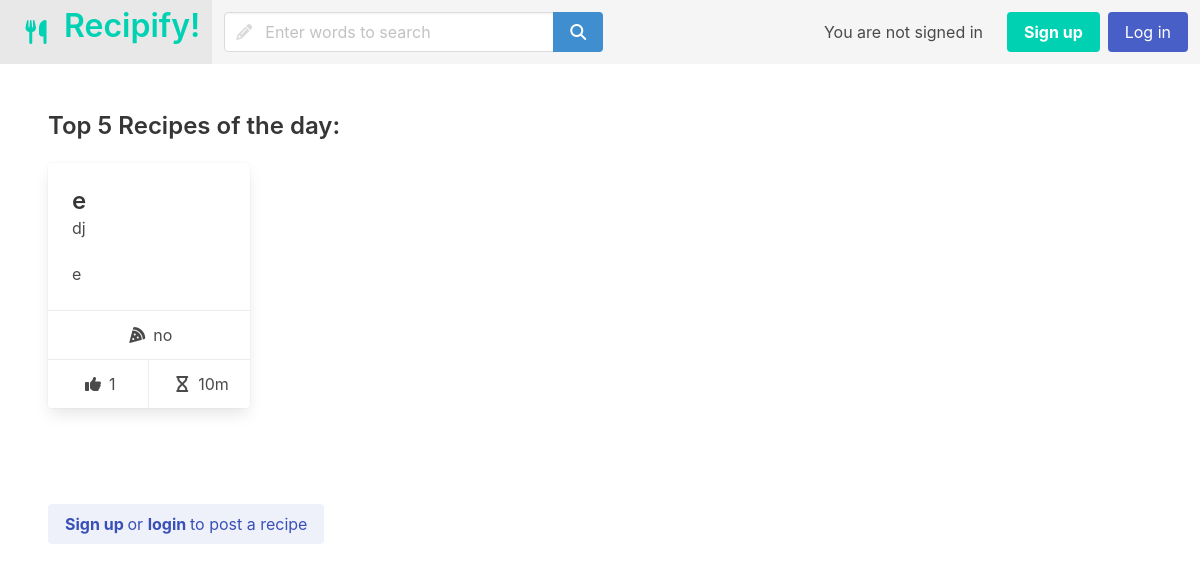
The app's page /, older data.
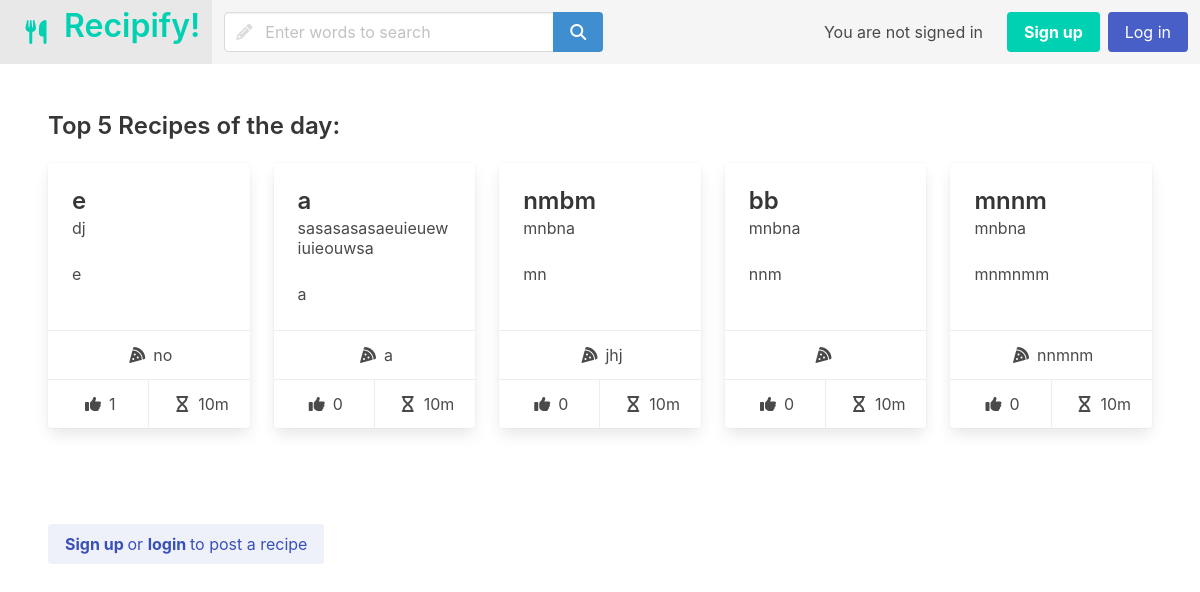
The same page, newer data.
### recipe_app/models.py (models this page shows, shortened)
class Recipe(models.Model):
    recipe_name = models.CharField(max_length=200)
    description = models.CharField(max_length=400)
    serves = models.IntegerField(default=1)
    prep_time = models.IntegerField(default=1)
    cuisine = models.CharField(max_length=50, default="None set")
    steps = models.TextField(max_length=10000)
    pub_date = models.DateTimeField('date published')
    username = models.CharField(max_length=200)
    user = models.ForeignKey(User, on_delete=models.CASCADE, related_name='user')
    like_number = models.IntegerField(default=0)
    user_likes = models.ManyToManyField(User, related_name='user_likes')
    photo = models.ImageField(upload_to='recipes/', blank=True)

### recipe_app/views.py (the view)
# urls.py: path('', views.home, name='home'),
def home(request):
    try:
        s = request.GET['send']
    except:
        s = None
    top_recipe_list = Recipe.objects.order_by('-like_number')[:5]
    context = {'recipes': top_recipe_list, 's':s, 'amount':len(Recipe.objects.filter(username=request.user.username))}
    return render(request, 'homepage.html', context)

### recipe_app/templates/homepage.html (shortened to what the changed rows need)
<!DOCTYPE html>
<html>
    <link rel="stylesheet" href="https://cdn.jsdelivr.net/npm/bulma@0.9.3/css/bulma.min.css">
{% include "navbar.html" %}
    <body>
        <section class="section">
            {% if recipes %}
            {% include 'recipe_cards.html' %}
            {% else %}
            There are no recipes to display.
            {% endif %}
        </section>
    </body>

### recipe_app/templates/recipe_cards.html
<div class="columns is-desktop is-multiline has-background-white">
        {% for recipe in recipes %}
        <div class="column is-one-fifth">
        {% include 'recipe_card.html' %}
        </div>
        {% endfor %}
    </div>

### recipe_app/templates/recipe_card.html (shortened to what this page needs)
<a href="/view?id={{ recipe.id }}">
    <div class="card bm--card-equal-height">
        <div class="card-content">
            <div class="content">
                <p class="title is-4">{{ recipe.recipe_name }}</p>
                <p class="subtitle is-6">{{ recipe.username }}</p>
            </div>
            <div class="content">
                <p>{{ recipe.description }}</p>
            </div>
        </div>
        <div class="card-footer bm--card-footer--top-section">
            <p class="card-footer-item">
                <span class="icon-text">
                    <span class="icon">
                        <i class="fas fa-pizza-slice"></i>
                    </span>
                    <span>{{ recipe.cuisine }}</span>
                </span>
            </p>
        </div>
        <div class="card-footer">
            <p class="card-footer-item">
                <span class="icon-text">
                    <span class="icon">
                        <i class="fa-solid fa-thumbs-up"></i>
                    </span>
                    <span>{{ recipe.like_number }}</span>
                </span>
            </p>
            <p class="card-footer-item">
                <span class="icon-text">
                    <span class="icon">
                        <i class="fa-solid fa-hourglass"></i>
                    </span>
                    <span>{{ recipe.prep_time }}m</span>
                </span>
            </p>
        </div>
    </div>
</a>

Row changes from the older to the newer data that the page shows:
added Recipe: recipe_name "a", username "sasasasasaeuieuewiuieouwsa", description "a", cuisine "a", like_number "0", prep_time "10"
added Recipe: recipe_name "nmbm", username "mnbna", description "mn", cuisine "jhj", like_number "0", prep_time "10"
added Recipe: recipe_name "bb", username "mnbna", description "nnm", like_number "0", prep_time "10"
added Recipe: recipe_name "mnnm", username "mnbna", description "mnmnmm", cuisine "nnmnm", like_number "0", prep_time "10"
